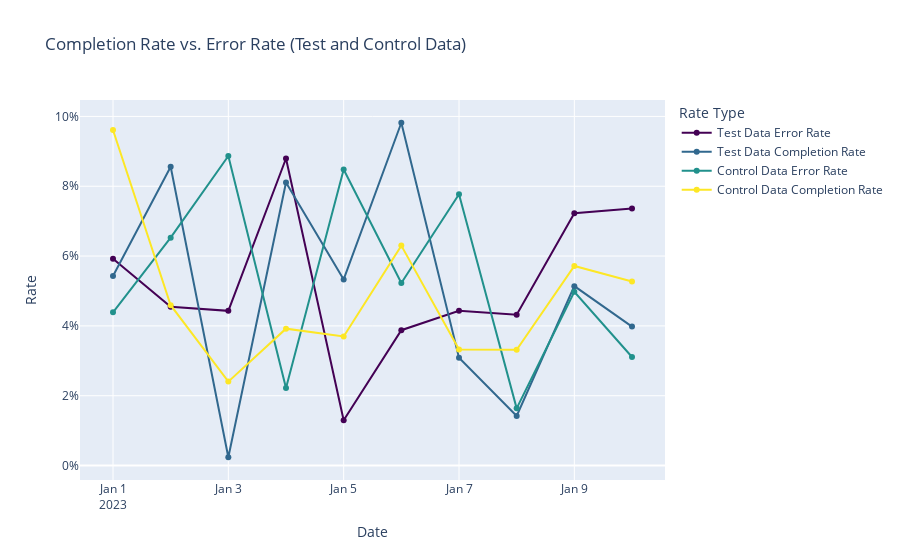

Notebook cell for this chart:
### Code cell
import plotly.graph_objects as go
import numpy as np
import pandas as pd

# Assuming error_rate_test, completion_rate_test, error_rate_control, and completion_rate_control are pandas Series or similar structures
# Example data for illustration (replace with actual data)
dates = pd.date_range(start='2023-01-01', periods=10, freq='D')
error_rate_test = pd.Series(np.random.rand(10) / 10, index=dates)
completion_rate_test = pd.Series(np.random.rand(10) / 10, index=dates)
error_rate_control = pd.Series(np.random.rand(10) / 10, index=dates)
completion_rate_control = pd.Series(np.random.rand(10) / 10, index=dates)

# Create a scatter plot with lines for error rate vs. completion rate
fig = go.Figure()

# Line+scatter for test data error rate
fig.add_trace(go.Scatter(
    x=error_rate_test.index,
    y=error_rate_test.values,
    mode='lines+markers',
    name='Test Data Error Rate',
    line=dict(shape='linear', color='rgb(68, 1, 84)')  # Color similar to viridis palette
))

# Line+scatter for test data completion rate
fig.add_trace(go.Scatter(
    x=completion_rate_test.index,
    y=completion_rate_test.values,
    mode='lines+markers',
    name='Test Data Completion Rate',
    line=dict(shape='linear', color='rgb(49, 104, 142)')  # Color similar to viridis palette
))

# Line+scatter for control data error rate
fig.add_trace(go.Scatter(
    x=error_rate_control.index,
    y=error_rate_control.values,
    mode='lines+markers',
    name='Control Data Error Rate',
    line=dict(shape='linear', color='rgb(33, 145, 140)')  # Color similar to viridis palette
))

# Line+scatter for control data completion rate
fig.add_trace(go.Scatter(
    x=completion_rate_control.index,
    y=completion_rate_control.values,
    mode='lines+markers',
    name='Control Data Completion Rate',
    line=dict(shape='linear', color='rgb(253, 231, 37)')  # Color similar to viridis palette
))

# Update layout
fig.update_layout(
    title='Completion Rate vs. Error Rate (Test and Control Data)',
    xaxis_title='Date',
    yaxis_title='Rate',
    yaxis_tickformat=',.0%',
    legend_title_text='Rate Type'
)

# Show the plot
fig.show()

### Figure 1 — Plotly figure (JSON) as saved in the notebook; plotly's stock layout.template omitted (floating-point values rounded to 4 significant figures)
{"data": [{"line": {"color": "rgb(68, 1, 84)", "shape": "linear"}, "mode": "lines+markers", "name": "Test Data Error Rate", "type": "scatter", "x": ["2023-01-01T00:00:00", "2023-01-02T00:00:00", "2023-01-03T00:00:00", "2023-01-04T00:00:00", "2023-01-05T00:00:00", "2023-01-06T00:00:00", "2023-01-07T00:00:00", "2023-01-08T00:00:00", "2023-01-09T00:00:00", "2023-01-10T00:00:00"], "y": [0.05923, 0.04551, 0.04431, 0.08794, 0.01296, 0.03877, 0.04434, 0.04317, 0.07225, 0.07361]}, {"line": {"color": "rgb(49, 104, 142)", "shape": "linear"}, "mode": "lines+markers", "name": "Test Data Completion Rate", "type": "scatter", "x": ["2023-01-01T00:00:00", "2023-01-02T00:00:00", "2023-01-03T00:00:00", "2023-01-04T00:00:00", "2023-01-05T00:00:00", "2023-01-06T00:00:00", "2023-01-07T00:00:00", "2023-01-08T00:00:00", "2023-01-09T00:00:00", "2023-01-10T00:00:00"], "y": [0.05428, 0.08557, 0.002374, 0.08106, 0.05332, 0.09819, 0.03089, 0.0142, 0.05139, 0.03981]}, {"line": {"color": "rgb(33, 145, 140)", "shape": "linear"}, "mode": "lines+markers", "name": "Control Data Error Rate", "type": "scatter", "x": ["2023-01-01T00:00:00", "2023-01-02T00:00:00", "2023-01-03T00:00:00", "2023-01-04T00:00:00", "2023-01-05T00:00:00", "2023-01-06T00:00:00", "2023-01-07T00:00:00", "2023-01-08T00:00:00", "2023-01-09T00:00:00", "2023-01-10T00:00:00"], "y": [0.04389, 0.06527, 0.08865, 0.02223, 0.08479, 0.0523, 0.07772, 0.01637, 0.04978, 0.03108]}, {"line": {"color": "rgb(253, 231, 37)", "shape": "linear"}, "mode": "lines+markers", "name": "Control Data Completion Rate", "type": "scatter", "x": ["2023-01-01T00:00:00", "2023-01-02T00:00:00", "2023-01-03T00:00:00", "2023-01-04T00:00:00", "2023-01-05T00:00:00", "2023-01-06T00:00:00", "2023-01-07T00:00:00", "2023-01-08T00:00:00", "2023-01-09T00:00:00", "2023-01-10T00:00:00"], "y": [0.09612, 0.04593, 0.02404, 0.0392, 0.03696, 0.063, 0.03325, 0.03315, 0.05715, 0.0527]}], "layout": {"legend": {"title": {"text": "Rate Type"}}, "title": {"text": "Completion Rate vs. Error Rate (Test and Control Data)"}, "xaxis": {"title": {"text": "Date"}}, "yaxis": {"tickformat": ",.0%", "title": {"text": "Rate"}}}}
